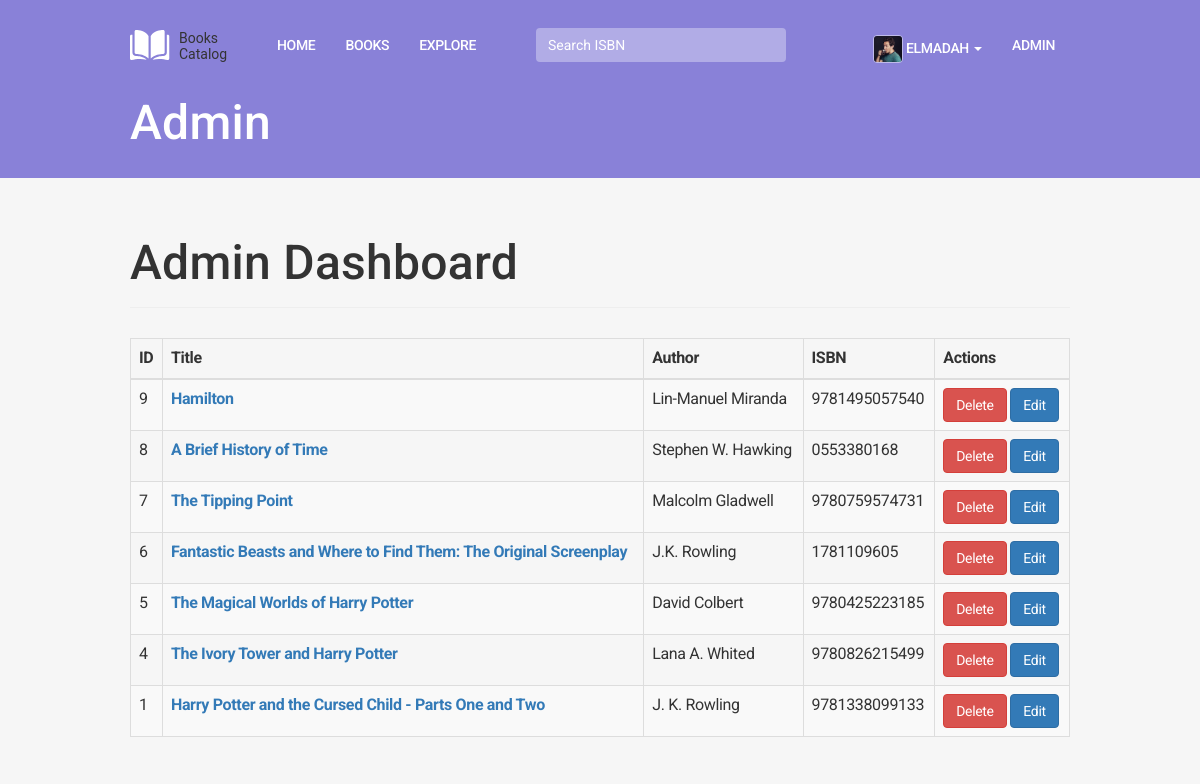
Page /admin (signed in) on the earlier database version.
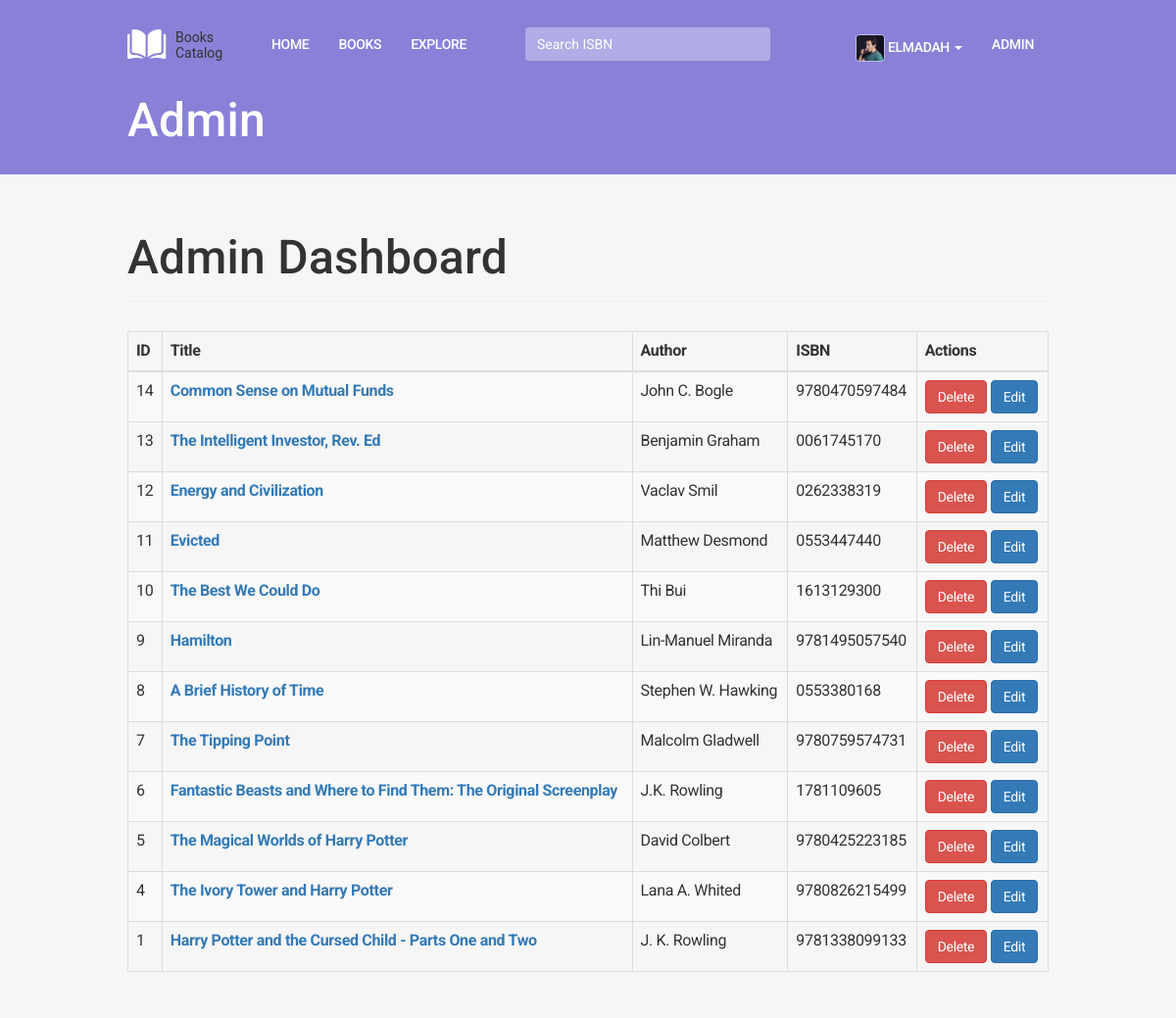
Same page on the later database version.
### app/models.py (models this page shows, shortened)
class User(UserMixin, db.Model):
    __tablename__ = 'users'
    id = db.Column(db.Integer, primary_key=True)
    email = db.Column(db.String(64), unique=True, index=True)
    username = db.Column(db.String(64), unique=True, index=True)
    role_id = db.Column(db.Integer, db.ForeignKey('roles.id'))
    password_hash = db.Column(db.String(128))
    name = db.Column(db.String(64))
    about = db.Column(db.Text())
    profile_image = db.Column(db.String(200), default="user.svg", nullable=True)
    member_since = db.Column(db.DateTime(), default=datetime.utcnow)
    books = db.relationship('UserBooks',
                             backref='user',
                             foreign_keys=[UserBooks.user_id],
                             lazy='dynamic')
    @property
    def password(self):
        raise AttributeError('Password is not a readable')
    def can(self, permissions):
        return self.role is not None and \
            (self.role.permissions & permissions) == permissions
    def is_administrator(self):
        return self.can(Permission.ADMINISTER)

class Book(db.Model):
    __tablename__ = 'books'
    id = db.Column(db.Integer, primary_key=True)
    isbn = db.Column(db.String(13))
    title = db.Column(db.String(64))
    subtitle = db.Column(db.String(200))
    author = db.Column(db.String(64))
    publisher = db.Column(db.String(160))
    publishedDate = db.Column(db.String(64))
    description = db.Column(db.Text())
    pageCount =db.Column(db.INTEGER())
    categories = db.Column(db.String(64))
    thumbnail = db.Column(db.String(200), default=None, nullable=True)
    averageRating = db.Column(db.INTEGER)
    timestamp = db.Column(db.DateTime, default=datetime.utcnow)
    users = db.relationship('UserBooks', backref='book', lazy='dynamic')

### app/main/views.py (the view)
@main.route('/admin', methods=['GET', 'POST'])
@admin_required
def admin():
    user = User.query.order_by(User.member_since.desc()).all()
    books = Book.query.order_by(Book.timestamp.desc()).all()
    return render_template('admin/admin.html', user=user, books=books)

### app/models.py (called while the page is built)
@login_manager.user_loader
def load_user(user_id):
    return User.query.get(int(user_id))

### app/templates/admin/admin.html (shortened to what this page needs)
{% extends "base.html" %}
{% import "bootstrap/wtf.html" as wtf %}
{% block body_attribs %} class="page-book-edit"{% endblock body_attribs %}
{% block page_title %}<h1>Admin</h1>{% endblock page_title %}
{% block page_content %}
<div class="page-header">
    <h1>Admin Dashboard</h1>
</div>
<div class="admin-table">
    <table class="table table-bordered table-striped"style="margin-top: 30px;">
        <thead>
            <th>ID</th>
            <th>Title</th>
            <th>Author</th>
            <th>ISBN</th>
            <th>Actions</th>
        </thead>
        <tbody>
        {% for book in books %}
            <tr>
                <td>{{ book.id }}</td>
                <td><b><a href="{{ url_for('main.book', id=book.id) }}">{{ book.title }}</a></b></td>
                <td>{{ book.author}}</td>
                <td>{{ book.isbn }}</td>
                <td><a href="{{ url_for('main.book_delete', id=book.id)}}" class="btn btn-danger">Delete</a>  <a href="{{ url_for('main.books_edit', id=book.id)}}" class="btn btn-primary">Edit</a></td>
            </tr>
        {% endfor %}
        </tbody>
    </table>
</div>
{% endblock %}

### app/templates/base.html (shortened to what this page needs)
{% extends "bootstrap/base.html" %}
{% block head %}
{{ super() }}
<link rel="stylesheet" type="text/css" href="{{ url_for('static', filename='css/style.css') }}">
<link rel="stylesheet" type="text/css" href="{{ url_for('static', filename='css/jquery.raty.css') }}">
{% endblock %}
{% block navbar %}
<div class="navbar navbar-default" role="navigation">
    <div class="container">
        <div class="navbar-header">
            <a class="navbar-brand" href="{{ url_for('main.index') }}"><img src="/static/images/logo.svg" /></a>
        </div>
        <div class="navbar-collapse collapse">
            <ul class="nav navbar-nav">
                <li><a href="{{ url_for('main.index') }}">Home</a></li>
                <li><a href="{{ url_for('main.books') }}">Books</a></li>
                <li><a href="{{ url_for('main.explore') }}">Explore</a></li>
            </ul>
            <form class="navbar-form navbar-left" role="search" action="{{ url_for('main.books_search') }}" method=post>
              <div class="form-group">
                <input class="form-control" id="isbn" name="isbn" type="text" placeholder="Search ISBN" required="true">
              </div>
              <button type="submit" id="submit" name="submit" class=""><img src="/static/images/search.svg" /></button>
            </form>
            <ul class="nav navbar-nav navbar-right">
                {% if current_user.is_authenticated %}
                <li class="dropdown">
                    <a href="#" class="dropdown-toggle" data-toggle="dropdown">
                        <img class="img-rounded" src="/static/img/{{ current_user.profile_image}}" width="30px" />
                        {{ current_user.username }} <b class="caret"></b>
                    </a>
                        {% else %}
                        <li><a href="{{ url_for('user.login') }}">Log In</a></li>
                        {% endif %}
                </li>
                {% if current_user.is_administrator() %}
                <li><a href="/admin">Admin</a></li>
                {% endif %}
            </ul>
        </div>
        {% block page_title %}{% endblock page_title %}
    </div>
</div>
{% endblock %}
{% block content %}
<div class="container">
    {% block page_content %}{% endblock %}
</div>
{% endblock %}

### app/static/css/style.css (style rules this page uses)
body { -moz-font-feature-settings: 'kern'; -webkit-font-smoothing: antialiased; -moz-osx-font-smoothing: grayscale; font-family: 'Roboto', sans-serif; font-size: 16px; line-height: 1.52947; font-weight: 400; letter-spacing: -0.021em; background-color: #F6F6F6; color: #333333; font-style: normal; padding-bottom: 100px; }
h1 { font-size: 48px; line-height: 1.04167; font-weight: 500; letter-spacing: 0.006em; }
.container { max-width: 970px; }
.navbar { padding-top: 20px; border: 0; border-radius: 0; }
ul.nav.navbar-nav li a { font-size: 14px; color: #FFFFFF; text-transform: uppercase; font-weight: 500; }
.navbar h1 { margin-bottom: 30px; color: #fff; }
a.navbar-brand { padding: 10px 15px; margin-right: 20px; }
.navbar-nav li.dropdown img { border: 1px solid #ffffff75; }
.navbar input#isbn { background: rgba(255,255,255,0.34); border-radius: 4px; box-shadow: 0 0 0; border: 0; width: 250px; margin-left: 30px; }
.navbar #submit { border: 0; background: transparent; }
.img-rounded { border-radius: 4px; }
body.page-book-edit .navbar { background: #8981D8; }

Differences in the rows shown:
added Book: id "14", title "Common Sense on Mutual Funds", author "John C. Bogle", isbn "9780470597484"
added Book: id "13", title "The Intelligent Investor, Rev. Ed", author "Benjamin Graham", isbn "0061745170"
added Book: id "12", title "Energy and Civilization", author "Vaclav Smil", isbn "0262338319"
added Book: id "11", title "Evicted", author "Matthew Desmond", isbn "0553447440"
added Book: id "10", title "The Best We Could Do", author "Thi Bui", isbn "1613129300"
